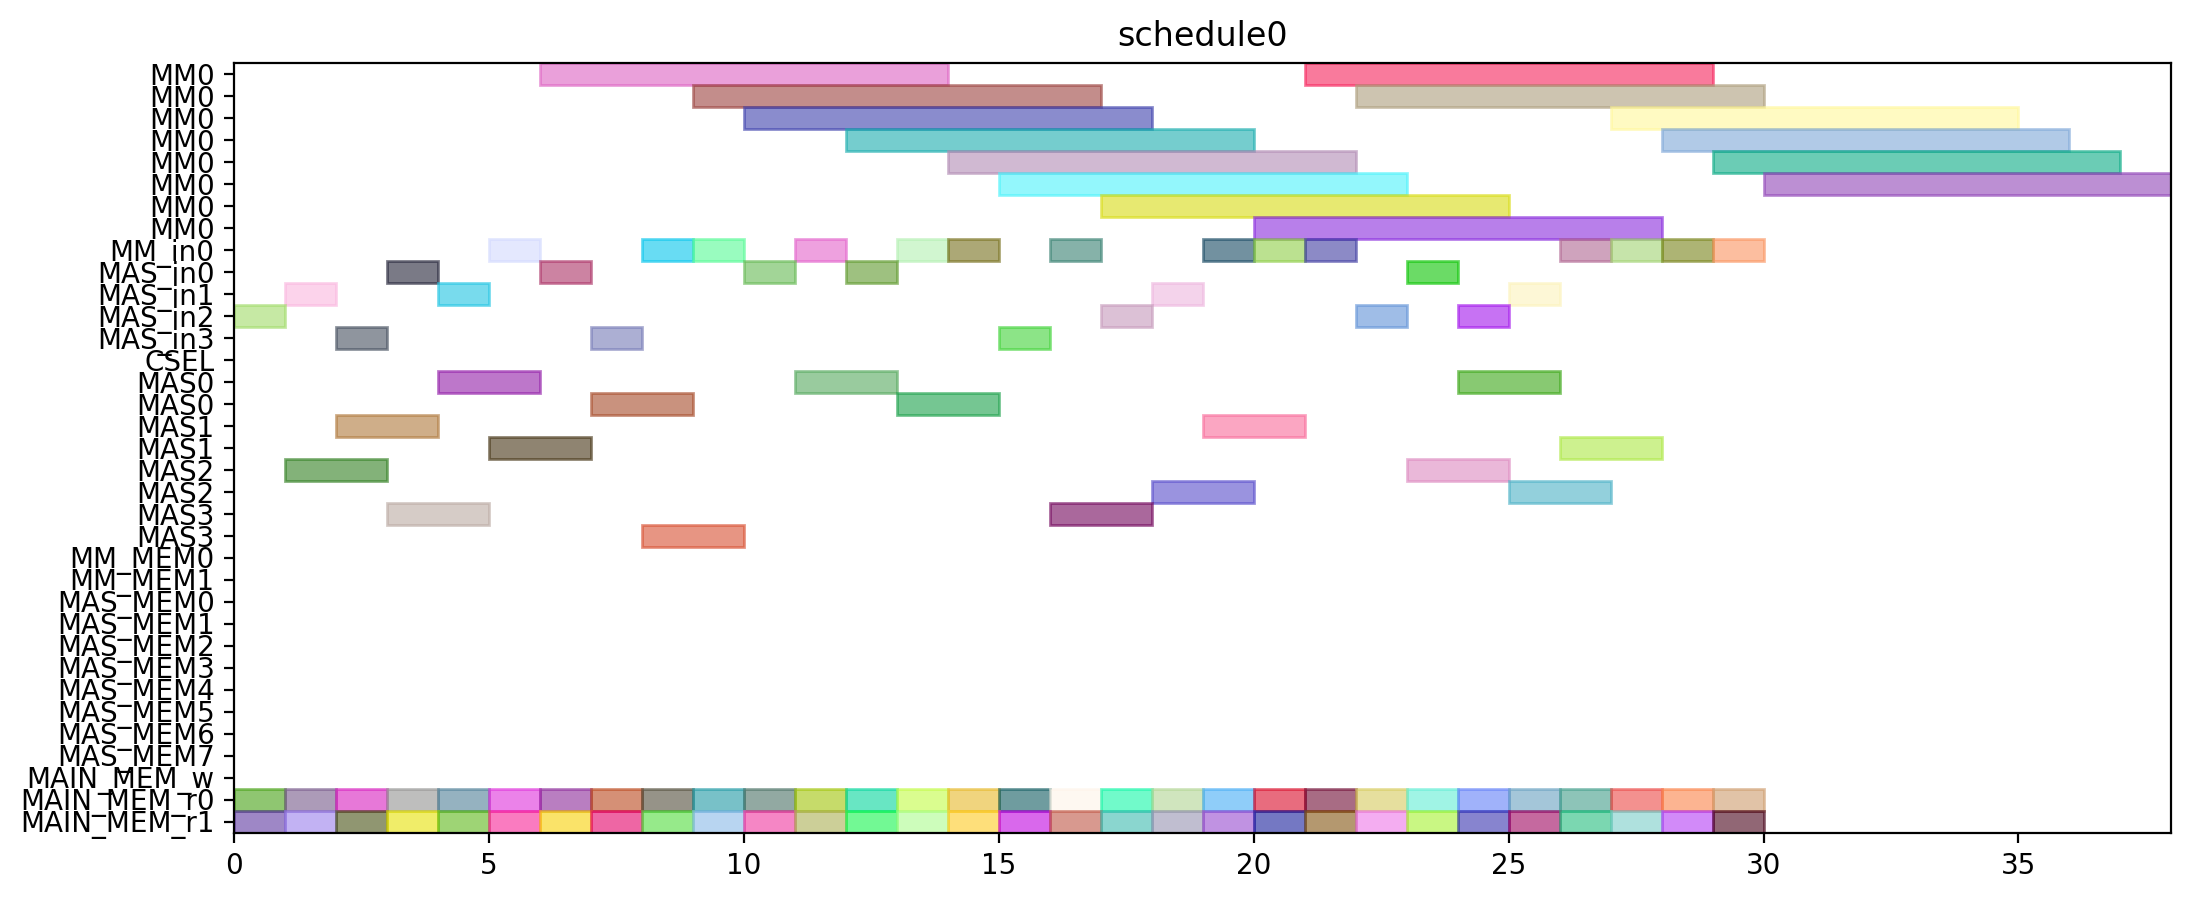

Here is the Python script that generated this plot:
from pyschedule import Scenario, solvers, plotters, alt


def solve():
	horizon = 120
	S = Scenario("schedule0", horizon=horizon)

	# resource
	MM = S.Resources('MM', num=1, size=8)
	MM_in = S.Resources('MM_in', num=1)
	MAS_in = S.Resources('MAS_in', num=4)
	CSEL = S.Resource('CSEL')
	MAS = S.Resources('MAS', num=4, size=2, periods=range(1, horizon))
	MM_MEM = S.Resources('MM_MEM', num=2)
	MAS_MEM = S.Resources('MAS_MEM', num=8)
	MAIN_MEM_w = S.Resource('MAIN_MEM_w', size=1)
	MAIN_MEM_r = S.Resources('MAIN_MEM_r', num=2)

	# result of previous scheduling

	# new tasks
	t1_t0 = S.Task('t1_t0', length=8, delay_cost=1)
	t1_t0 += alt(MM)
	t1_t0_in = S.Task('t1_t0_in', length=1, delay_cost=1)
	t1_t0_in += alt(MM_in)
	S += t1_t0_in*MM_in[0]<=t1_t0*MM[0]
	t1_t0_mem0 = S.Task('t1_t0_mem0', length=1, delay_cost=1)
	t1_t0_mem0 += MAIN_MEM_r[0]
	S += t1_t0_mem0 <= t1_t0

	t1_t0_mem1 = S.Task('t1_t0_mem1', length=1, delay_cost=1)
	t1_t0_mem1 += MAIN_MEM_r[1]
	S += t1_t0_mem1 <= t1_t0

	t1_t1 = S.Task('t1_t1', length=8, delay_cost=1)
	t1_t1 += alt(MM)
	t1_t1_in = S.Task('t1_t1_in', length=1, delay_cost=1)
	t1_t1_in += alt(MM_in)
	S += t1_t1_in*MM_in[0]<=t1_t1*MM[0]
	t1_t1_mem0 = S.Task('t1_t1_mem0', length=1, delay_cost=1)
	t1_t1_mem0 += MAIN_MEM_r[0]
	S += t1_t1_mem0 <= t1_t1

	t1_t1_mem1 = S.Task('t1_t1_mem1', length=1, delay_cost=1)
	t1_t1_mem1 += MAIN_MEM_r[1]
	S += t1_t1_mem1 <= t1_t1

	t1_t2 = S.Task('t1_t2', length=2, delay_cost=1)
	t1_t2 += alt(MAS)
	t1_t2_in = S.Task('t1_t2_in', length=1, delay_cost=1)
	t1_t2_in += alt(MAS_in)
	S += t1_t2_in*MAS_in[0]<=t1_t2*MAS[0]

	S += t1_t2_in*MAS_in[1]<=t1_t2*MAS[1]

	S += t1_t2_in*MAS_in[2]<=t1_t2*MAS[2]

	S += t1_t2_in*MAS_in[3]<=t1_t2*MAS[3]

	t1_t2_mem0 = S.Task('t1_t2_mem0', length=1, delay_cost=1)
	t1_t2_mem0 += MAIN_MEM_r[0]
	S += t1_t2_mem0 <= t1_t2

	t1_t2_mem1 = S.Task('t1_t2_mem1', length=1, delay_cost=1)
	t1_t2_mem1 += MAIN_MEM_r[1]
	S += t1_t2_mem1 <= t1_t2

	t1_t3 = S.Task('t1_t3', length=2, delay_cost=1)
	t1_t3 += alt(MAS)
	t1_t3_in = S.Task('t1_t3_in', length=1, delay_cost=1)
	t1_t3_in += alt(MAS_in)
	S += t1_t3_in*MAS_in[0]<=t1_t3*MAS[0]

	S += t1_t3_in*MAS_in[1]<=t1_t3*MAS[1]

	S += t1_t3_in*MAS_in[2]<=t1_t3*MAS[2]

	S += t1_t3_in*MAS_in[3]<=t1_t3*MAS[3]

	t1_t3_mem0 = S.Task('t1_t3_mem0', length=1, delay_cost=1)
	t1_t3_mem0 += MAIN_MEM_r[0]
	S += t1_t3_mem0 <= t1_t3

	t1_t3_mem1 = S.Task('t1_t3_mem1', length=1, delay_cost=1)
	t1_t3_mem1 += MAIN_MEM_r[1]
	S += t1_t3_mem1 <= t1_t3

	t2_t0 = S.Task('t2_t0', length=8, delay_cost=1)
	t2_t0 += alt(MM)
	t2_t0_in = S.Task('t2_t0_in', length=1, delay_cost=1)
	t2_t0_in += alt(MM_in)
	S += t2_t0_in*MM_in[0]<=t2_t0*MM[0]
	t2_t0_mem0 = S.Task('t2_t0_mem0', length=1, delay_cost=1)
	t2_t0_mem0 += MAIN_MEM_r[0]
	S += t2_t0_mem0 <= t2_t0

	t2_t0_mem1 = S.Task('t2_t0_mem1', length=1, delay_cost=1)
	t2_t0_mem1 += MAIN_MEM_r[1]
	S += t2_t0_mem1 <= t2_t0

	t2_t1 = S.Task('t2_t1', length=8, delay_cost=1)
	t2_t1 += alt(MM)
	t2_t1_in = S.Task('t2_t1_in', length=1, delay_cost=1)
	t2_t1_in += alt(MM_in)
	S += t2_t1_in*MM_in[0]<=t2_t1*MM[0]
	t2_t1_mem0 = S.Task('t2_t1_mem0', length=1, delay_cost=1)
	t2_t1_mem0 += MAIN_MEM_r[0]
	S += t2_t1_mem0 <= t2_t1

	t2_t1_mem1 = S.Task('t2_t1_mem1', length=1, delay_cost=1)
	t2_t1_mem1 += MAIN_MEM_r[1]
	S += t2_t1_mem1 <= t2_t1

	t2_t2 = S.Task('t2_t2', length=2, delay_cost=1)
	t2_t2 += alt(MAS)
	t2_t2_in = S.Task('t2_t2_in', length=1, delay_cost=1)
	t2_t2_in += alt(MAS_in)
	S += t2_t2_in*MAS_in[0]<=t2_t2*MAS[0]

	S += t2_t2_in*MAS_in[1]<=t2_t2*MAS[1]

	S += t2_t2_in*MAS_in[2]<=t2_t2*MAS[2]

	S += t2_t2_in*MAS_in[3]<=t2_t2*MAS[3]

	t2_t2_mem0 = S.Task('t2_t2_mem0', length=1, delay_cost=1)
	t2_t2_mem0 += MAIN_MEM_r[0]
	S += t2_t2_mem0 <= t2_t2

	t2_t2_mem1 = S.Task('t2_t2_mem1', length=1, delay_cost=1)
	t2_t2_mem1 += MAIN_MEM_r[1]
	S += t2_t2_mem1 <= t2_t2

	t2_t3 = S.Task('t2_t3', length=2, delay_cost=1)
	t2_t3 += alt(MAS)
	t2_t3_in = S.Task('t2_t3_in', length=1, delay_cost=1)
	t2_t3_in += alt(MAS_in)
	S += t2_t3_in*MAS_in[0]<=t2_t3*MAS[0]

	S += t2_t3_in*MAS_in[1]<=t2_t3*MAS[1]

	S += t2_t3_in*MAS_in[2]<=t2_t3*MAS[2]

	S += t2_t3_in*MAS_in[3]<=t2_t3*MAS[3]

	t2_t3_mem0 = S.Task('t2_t3_mem0', length=1, delay_cost=1)
	t2_t3_mem0 += MAIN_MEM_r[0]
	S += t2_t3_mem0 <= t2_t3

	t2_t3_mem1 = S.Task('t2_t3_mem1', length=1, delay_cost=1)
	t2_t3_mem1 += MAIN_MEM_r[1]
	S += t2_t3_mem1 <= t2_t3

	t0_t0 = S.Task('t0_t0', length=8, delay_cost=1)
	t0_t0 += alt(MM)
	t0_t0_in = S.Task('t0_t0_in', length=1, delay_cost=1)
	t0_t0_in += alt(MM_in)
	S += t0_t0_in*MM_in[0]<=t0_t0*MM[0]
	t0_t0_mem0 = S.Task('t0_t0_mem0', length=1, delay_cost=1)
	t0_t0_mem0 += MAIN_MEM_r[0]
	S += t0_t0_mem0 <= t0_t0

	t0_t0_mem1 = S.Task('t0_t0_mem1', length=1, delay_cost=1)
	t0_t0_mem1 += MAIN_MEM_r[1]
	S += t0_t0_mem1 <= t0_t0

	t0_t1 = S.Task('t0_t1', length=8, delay_cost=1)
	t0_t1 += alt(MM)
	t0_t1_in = S.Task('t0_t1_in', length=1, delay_cost=1)
	t0_t1_in += alt(MM_in)
	S += t0_t1_in*MM_in[0]<=t0_t1*MM[0]
	t0_t1_mem0 = S.Task('t0_t1_mem0', length=1, delay_cost=1)
	t0_t1_mem0 += MAIN_MEM_r[0]
	S += t0_t1_mem0 <= t0_t1

	t0_t1_mem1 = S.Task('t0_t1_mem1', length=1, delay_cost=1)
	t0_t1_mem1 += MAIN_MEM_r[1]
	S += t0_t1_mem1 <= t0_t1

	t0_t2 = S.Task('t0_t2', length=2, delay_cost=1)
	t0_t2 += alt(MAS)
	t0_t2_in = S.Task('t0_t2_in', length=1, delay_cost=1)
	t0_t2_in += alt(MAS_in)
	S += t0_t2_in*MAS_in[0]<=t0_t2*MAS[0]

	S += t0_t2_in*MAS_in[1]<=t0_t2*MAS[1]

	S += t0_t2_in*MAS_in[2]<=t0_t2*MAS[2]

	S += t0_t2_in*MAS_in[3]<=t0_t2*MAS[3]

	t0_t2_mem0 = S.Task('t0_t2_mem0', length=1, delay_cost=1)
	t0_t2_mem0 += MAIN_MEM_r[0]
	S += t0_t2_mem0 <= t0_t2

	t0_t2_mem1 = S.Task('t0_t2_mem1', length=1, delay_cost=1)
	t0_t2_mem1 += MAIN_MEM_r[1]
	S += t0_t2_mem1 <= t0_t2

	t0_t3 = S.Task('t0_t3', length=2, delay_cost=1)
	t0_t3 += alt(MAS)
	t0_t3_in = S.Task('t0_t3_in', length=1, delay_cost=1)
	t0_t3_in += alt(MAS_in)
	S += t0_t3_in*MAS_in[0]<=t0_t3*MAS[0]

	S += t0_t3_in*MAS_in[1]<=t0_t3*MAS[1]

	S += t0_t3_in*MAS_in[2]<=t0_t3*MAS[2]

	S += t0_t3_in*MAS_in[3]<=t0_t3*MAS[3]

	t0_t3_mem0 = S.Task('t0_t3_mem0', length=1, delay_cost=1)
	t0_t3_mem0 += MAIN_MEM_r[0]
	S += t0_t3_mem0 <= t0_t3

	t0_t3_mem1 = S.Task('t0_t3_mem1', length=1, delay_cost=1)
	t0_t3_mem1 += MAIN_MEM_r[1]
	S += t0_t3_mem1 <= t0_t3

	t4_t0_t0 = S.Task('t4_t0_t0', length=8, delay_cost=1)
	t4_t0_t0 += alt(MM)
	t4_t0_t0_in = S.Task('t4_t0_t0_in', length=1, delay_cost=1)
	t4_t0_t0_in += alt(MM_in)
	S += t4_t0_t0_in*MM_in[0]<=t4_t0_t0*MM[0]
	t4_t0_t0_mem0 = S.Task('t4_t0_t0_mem0', length=1, delay_cost=1)
	t4_t0_t0_mem0 += MAIN_MEM_r[0]
	S += t4_t0_t0_mem0 <= t4_t0_t0

	t4_t0_t0_mem1 = S.Task('t4_t0_t0_mem1', length=1, delay_cost=1)
	t4_t0_t0_mem1 += MAIN_MEM_r[1]
	S += t4_t0_t0_mem1 <= t4_t0_t0

	t4_t0_t1 = S.Task('t4_t0_t1', length=8, delay_cost=1)
	t4_t0_t1 += alt(MM)
	t4_t0_t1_in = S.Task('t4_t0_t1_in', length=1, delay_cost=1)
	t4_t0_t1_in += alt(MM_in)
	S += t4_t0_t1_in*MM_in[0]<=t4_t0_t1*MM[0]
	t4_t0_t1_mem0 = S.Task('t4_t0_t1_mem0', length=1, delay_cost=1)
	t4_t0_t1_mem0 += MAIN_MEM_r[0]
	S += t4_t0_t1_mem0 <= t4_t0_t1

	t4_t0_t1_mem1 = S.Task('t4_t0_t1_mem1', length=1, delay_cost=1)
	t4_t0_t1_mem1 += MAIN_MEM_r[1]
	S += t4_t0_t1_mem1 <= t4_t0_t1

	t4_t0_t2 = S.Task('t4_t0_t2', length=2, delay_cost=1)
	t4_t0_t2 += alt(MAS)
	t4_t0_t2_in = S.Task('t4_t0_t2_in', length=1, delay_cost=1)
	t4_t0_t2_in += alt(MAS_in)
	S += t4_t0_t2_in*MAS_in[0]<=t4_t0_t2*MAS[0]

	S += t4_t0_t2_in*MAS_in[1]<=t4_t0_t2*MAS[1]

	S += t4_t0_t2_in*MAS_in[2]<=t4_t0_t2*MAS[2]

	S += t4_t0_t2_in*MAS_in[3]<=t4_t0_t2*MAS[3]

	t4_t0_t2_mem0 = S.Task('t4_t0_t2_mem0', length=1, delay_cost=1)
	t4_t0_t2_mem0 += MAIN_MEM_r[0]
	S += t4_t0_t2_mem0 <= t4_t0_t2

	t4_t0_t2_mem1 = S.Task('t4_t0_t2_mem1', length=1, delay_cost=1)
	t4_t0_t2_mem1 += MAIN_MEM_r[1]
	S += t4_t0_t2_mem1 <= t4_t0_t2

	t4_t0_t3 = S.Task('t4_t0_t3', length=2, delay_cost=1)
	t4_t0_t3 += alt(MAS)
	t4_t0_t3_in = S.Task('t4_t0_t3_in', length=1, delay_cost=1)
	t4_t0_t3_in += alt(MAS_in)
	S += t4_t0_t3_in*MAS_in[0]<=t4_t0_t3*MAS[0]

	S += t4_t0_t3_in*MAS_in[1]<=t4_t0_t3*MAS[1]

	S += t4_t0_t3_in*MAS_in[2]<=t4_t0_t3*MAS[2]

	S += t4_t0_t3_in*MAS_in[3]<=t4_t0_t3*MAS[3]

	t4_t0_t3_mem0 = S.Task('t4_t0_t3_mem0', length=1, delay_cost=1)
	t4_t0_t3_mem0 += MAIN_MEM_r[0]
	S += t4_t0_t3_mem0 <= t4_t0_t3

	t4_t0_t3_mem1 = S.Task('t4_t0_t3_mem1', length=1, delay_cost=1)
	t4_t0_t3_mem1 += MAIN_MEM_r[1]
	S += t4_t0_t3_mem1 <= t4_t0_t3

	t4_t1_t0 = S.Task('t4_t1_t0', length=8, delay_cost=1)
	t4_t1_t0 += alt(MM)
	t4_t1_t0_in = S.Task('t4_t1_t0_in', length=1, delay_cost=1)
	t4_t1_t0_in += alt(MM_in)
	S += t4_t1_t0_in*MM_in[0]<=t4_t1_t0*MM[0]
	t4_t1_t0_mem0 = S.Task('t4_t1_t0_mem0', length=1, delay_cost=1)
	t4_t1_t0_mem0 += MAIN_MEM_r[0]
	S += t4_t1_t0_mem0 <= t4_t1_t0

	t4_t1_t0_mem1 = S.Task('t4_t1_t0_mem1', length=1, delay_cost=1)
	t4_t1_t0_mem1 += MAIN_MEM_r[1]
	S += t4_t1_t0_mem1 <= t4_t1_t0

	t4_t1_t1 = S.Task('t4_t1_t1', length=8, delay_cost=1)
	t4_t1_t1 += alt(MM)
	t4_t1_t1_in = S.Task('t4_t1_t1_in', length=1, delay_cost=1)
	t4_t1_t1_in += alt(MM_in)
	S += t4_t1_t1_in*MM_in[0]<=t4_t1_t1*MM[0]
	t4_t1_t1_mem0 = S.Task('t4_t1_t1_mem0', length=1, delay_cost=1)
	t4_t1_t1_mem0 += MAIN_MEM_r[0]
	S += t4_t1_t1_mem0 <= t4_t1_t1

	t4_t1_t1_mem1 = S.Task('t4_t1_t1_mem1', length=1, delay_cost=1)
	t4_t1_t1_mem1 += MAIN_MEM_r[1]
	S += t4_t1_t1_mem1 <= t4_t1_t1

	t4_t1_t2 = S.Task('t4_t1_t2', length=2, delay_cost=1)
	t4_t1_t2 += alt(MAS)
	t4_t1_t2_in = S.Task('t4_t1_t2_in', length=1, delay_cost=1)
	t4_t1_t2_in += alt(MAS_in)
	S += t4_t1_t2_in*MAS_in[0]<=t4_t1_t2*MAS[0]

	S += t4_t1_t2_in*MAS_in[1]<=t4_t1_t2*MAS[1]

	S += t4_t1_t2_in*MAS_in[2]<=t4_t1_t2*MAS[2]

	S += t4_t1_t2_in*MAS_in[3]<=t4_t1_t2*MAS[3]

	t4_t1_t2_mem0 = S.Task('t4_t1_t2_mem0', length=1, delay_cost=1)
	t4_t1_t2_mem0 += MAIN_MEM_r[0]
	S += t4_t1_t2_mem0 <= t4_t1_t2

	t4_t1_t2_mem1 = S.Task('t4_t1_t2_mem1', length=1, delay_cost=1)
	t4_t1_t2_mem1 += MAIN_MEM_r[1]
	S += t4_t1_t2_mem1 <= t4_t1_t2

	t4_t1_t3 = S.Task('t4_t1_t3', length=2, delay_cost=1)
	t4_t1_t3 += alt(MAS)
	t4_t1_t3_in = S.Task('t4_t1_t3_in', length=1, delay_cost=1)
	t4_t1_t3_in += alt(MAS_in)
	S += t4_t1_t3_in*MAS_in[0]<=t4_t1_t3*MAS[0]

	S += t4_t1_t3_in*MAS_in[1]<=t4_t1_t3*MAS[1]

	S += t4_t1_t3_in*MAS_in[2]<=t4_t1_t3*MAS[2]

	S += t4_t1_t3_in*MAS_in[3]<=t4_t1_t3*MAS[3]

	t4_t1_t3_mem0 = S.Task('t4_t1_t3_mem0', length=1, delay_cost=1)
	t4_t1_t3_mem0 += MAIN_MEM_r[0]
	S += t4_t1_t3_mem0 <= t4_t1_t3

	t4_t1_t3_mem1 = S.Task('t4_t1_t3_mem1', length=1, delay_cost=1)
	t4_t1_t3_mem1 += MAIN_MEM_r[1]
	S += t4_t1_t3_mem1 <= t4_t1_t3

	t4_t2_t0 = S.Task('t4_t2_t0', length=8, delay_cost=1)
	t4_t2_t0 += alt(MM)
	t4_t2_t0_in = S.Task('t4_t2_t0_in', length=1, delay_cost=1)
	t4_t2_t0_in += alt(MM_in)
	S += t4_t2_t0_in*MM_in[0]<=t4_t2_t0*MM[0]
	t4_t2_t0_mem0 = S.Task('t4_t2_t0_mem0', length=1, delay_cost=1)
	t4_t2_t0_mem0 += MAIN_MEM_r[0]
	S += t4_t2_t0_mem0 <= t4_t2_t0

	t4_t2_t0_mem1 = S.Task('t4_t2_t0_mem1', length=1, delay_cost=1)
	t4_t2_t0_mem1 += MAIN_MEM_r[1]
	S += t4_t2_t0_mem1 <= t4_t2_t0

	t4_t2_t1 = S.Task('t4_t2_t1', length=8, delay_cost=1)
	t4_t2_t1 += alt(MM)
	t4_t2_t1_in = S.Task('t4_t2_t1_in', length=1, delay_cost=1)
	t4_t2_t1_in += alt(MM_in)
	S += t4_t2_t1_in*MM_in[0]<=t4_t2_t1*MM[0]
	t4_t2_t1_mem0 = S.Task('t4_t2_t1_mem0', length=1, delay_cost=1)
	t4_t2_t1_mem0 += MAIN_MEM_r[0]
	S += t4_t2_t1_mem0 <= t4_t2_t1

	t4_t2_t1_mem1 = S.Task('t4_t2_t1_mem1', length=1, delay_cost=1)
	t4_t2_t1_mem1 += MAIN_MEM_r[1]
	S += t4_t2_t1_mem1 <= t4_t2_t1

	t4_t2_t2 = S.Task('t4_t2_t2', length=2, delay_cost=1)
	t4_t2_t2 += alt(MAS)
	t4_t2_t2_in = S.Task('t4_t2_t2_in', length=1, delay_cost=1)
	t4_t2_t2_in += alt(MAS_in)
	S += t4_t2_t2_in*MAS_in[0]<=t4_t2_t2*MAS[0]

	S += t4_t2_t2_in*MAS_in[1]<=t4_t2_t2*MAS[1]

	S += t4_t2_t2_in*MAS_in[2]<=t4_t2_t2*MAS[2]

	S += t4_t2_t2_in*MAS_in[3]<=t4_t2_t2*MAS[3]

	t4_t2_t2_mem0 = S.Task('t4_t2_t2_mem0', length=1, delay_cost=1)
	t4_t2_t2_mem0 += MAIN_MEM_r[0]
	S += t4_t2_t2_mem0 <= t4_t2_t2

	t4_t2_t2_mem1 = S.Task('t4_t2_t2_mem1', length=1, delay_cost=1)
	t4_t2_t2_mem1 += MAIN_MEM_r[1]
	S += t4_t2_t2_mem1 <= t4_t2_t2

	t4_t2_t3 = S.Task('t4_t2_t3', length=2, delay_cost=1)
	t4_t2_t3 += alt(MAS)
	t4_t2_t3_in = S.Task('t4_t2_t3_in', length=1, delay_cost=1)
	t4_t2_t3_in += alt(MAS_in)
	S += t4_t2_t3_in*MAS_in[0]<=t4_t2_t3*MAS[0]

	S += t4_t2_t3_in*MAS_in[1]<=t4_t2_t3*MAS[1]

	S += t4_t2_t3_in*MAS_in[2]<=t4_t2_t3*MAS[2]

	S += t4_t2_t3_in*MAS_in[3]<=t4_t2_t3*MAS[3]

	t4_t2_t3_mem0 = S.Task('t4_t2_t3_mem0', length=1, delay_cost=1)
	t4_t2_t3_mem0 += MAIN_MEM_r[0]
	S += t4_t2_t3_mem0 <= t4_t2_t3

	t4_t2_t3_mem1 = S.Task('t4_t2_t3_mem1', length=1, delay_cost=1)
	t4_t2_t3_mem1 += MAIN_MEM_r[1]
	S += t4_t2_t3_mem1 <= t4_t2_t3

	t4_t40 = S.Task('t4_t40', length=2, delay_cost=1)
	t4_t40 += alt(MAS)
	t4_t40_in = S.Task('t4_t40_in', length=1, delay_cost=1)
	t4_t40_in += alt(MAS_in)
	S += t4_t40_in*MAS_in[0]<=t4_t40*MAS[0]

	S += t4_t40_in*MAS_in[1]<=t4_t40*MAS[1]

	S += t4_t40_in*MAS_in[2]<=t4_t40*MAS[2]

	S += t4_t40_in*MAS_in[3]<=t4_t40*MAS[3]

	t4_t40_mem0 = S.Task('t4_t40_mem0', length=1, delay_cost=1)
	t4_t40_mem0 += MAIN_MEM_r[0]
	S += t4_t40_mem0 <= t4_t40

	t4_t40_mem1 = S.Task('t4_t40_mem1', length=1, delay_cost=1)
	t4_t40_mem1 += MAIN_MEM_r[1]
	S += t4_t40_mem1 <= t4_t40

	t4_t41 = S.Task('t4_t41', length=2, delay_cost=1)
	t4_t41 += alt(MAS)
	t4_t41_in = S.Task('t4_t41_in', length=1, delay_cost=1)
	t4_t41_in += alt(MAS_in)
	S += t4_t41_in*MAS_in[0]<=t4_t41*MAS[0]

	S += t4_t41_in*MAS_in[1]<=t4_t41*MAS[1]

	S += t4_t41_in*MAS_in[2]<=t4_t41*MAS[2]

	S += t4_t41_in*MAS_in[3]<=t4_t41*MAS[3]

	t4_t41_mem0 = S.Task('t4_t41_mem0', length=1, delay_cost=1)
	t4_t41_mem0 += MAIN_MEM_r[0]
	S += t4_t41_mem0 <= t4_t41

	t4_t41_mem1 = S.Task('t4_t41_mem1', length=1, delay_cost=1)
	t4_t41_mem1 += MAIN_MEM_r[1]
	S += t4_t41_mem1 <= t4_t41

	t4_t50 = S.Task('t4_t50', length=2, delay_cost=1)
	t4_t50 += alt(MAS)
	t4_t50_in = S.Task('t4_t50_in', length=1, delay_cost=1)
	t4_t50_in += alt(MAS_in)
	S += t4_t50_in*MAS_in[0]<=t4_t50*MAS[0]

	S += t4_t50_in*MAS_in[1]<=t4_t50*MAS[1]

	S += t4_t50_in*MAS_in[2]<=t4_t50*MAS[2]

	S += t4_t50_in*MAS_in[3]<=t4_t50*MAS[3]

	t4_t50_mem0 = S.Task('t4_t50_mem0', length=1, delay_cost=1)
	t4_t50_mem0 += MAIN_MEM_r[0]
	S += t4_t50_mem0 <= t4_t50

	t4_t50_mem1 = S.Task('t4_t50_mem1', length=1, delay_cost=1)
	t4_t50_mem1 += MAIN_MEM_r[1]
	S += t4_t50_mem1 <= t4_t50

	t4_t51 = S.Task('t4_t51', length=2, delay_cost=1)
	t4_t51 += alt(MAS)
	t4_t51_in = S.Task('t4_t51_in', length=1, delay_cost=1)
	t4_t51_in += alt(MAS_in)
	S += t4_t51_in*MAS_in[0]<=t4_t51*MAS[0]

	S += t4_t51_in*MAS_in[1]<=t4_t51*MAS[1]

	S += t4_t51_in*MAS_in[2]<=t4_t51*MAS[2]

	S += t4_t51_in*MAS_in[3]<=t4_t51*MAS[3]

	t4_t51_mem0 = S.Task('t4_t51_mem0', length=1, delay_cost=1)
	t4_t51_mem0 += MAIN_MEM_r[0]
	S += t4_t51_mem0 <= t4_t51

	t4_t51_mem1 = S.Task('t4_t51_mem1', length=1, delay_cost=1)
	t4_t51_mem1 += MAIN_MEM_r[1]
	S += t4_t51_mem1 <= t4_t51

	t4_t8_t0 = S.Task('t4_t8_t0', length=8, delay_cost=1)
	t4_t8_t0 += alt(MM)
	t4_t8_t0_in = S.Task('t4_t8_t0_in', length=1, delay_cost=1)
	t4_t8_t0_in += alt(MM_in)
	S += t4_t8_t0_in*MM_in[0]<=t4_t8_t0*MM[0]
	t4_t8_t0_mem0 = S.Task('t4_t8_t0_mem0', length=1, delay_cost=1)
	t4_t8_t0_mem0 += MAIN_MEM_r[0]
	S += t4_t8_t0_mem0 <= t4_t8_t0

	t4_t8_t0_mem1 = S.Task('t4_t8_t0_mem1', length=1, delay_cost=1)
	t4_t8_t0_mem1 += MAIN_MEM_r[1]
	S += t4_t8_t0_mem1 <= t4_t8_t0

	t4_t8_t1 = S.Task('t4_t8_t1', length=8, delay_cost=1)
	t4_t8_t1 += alt(MM)
	t4_t8_t1_in = S.Task('t4_t8_t1_in', length=1, delay_cost=1)
	t4_t8_t1_in += alt(MM_in)
	S += t4_t8_t1_in*MM_in[0]<=t4_t8_t1*MM[0]
	t4_t8_t1_mem0 = S.Task('t4_t8_t1_mem0', length=1, delay_cost=1)
	t4_t8_t1_mem0 += MAIN_MEM_r[0]
	S += t4_t8_t1_mem0 <= t4_t8_t1

	t4_t8_t1_mem1 = S.Task('t4_t8_t1_mem1', length=1, delay_cost=1)
	t4_t8_t1_mem1 += MAIN_MEM_r[1]
	S += t4_t8_t1_mem1 <= t4_t8_t1

	solvers.mip.solve(S,msg=1,kind='CPLEX',ratio_gap=1.01)

	solution = [['hoge']*len(S.solution()[1]) for i in range(len(S.solution()))]
	for i in range(len(S.solution())):
		for j in range(len(S.solution()[i])):
			solution[i][j]=str(S.solution()[i][j])
	print(solution)

	cycles = int(solution[-1][3])

	pic_file_name = "/mnt/rose/usr1/fukuda/ABE/multiRAM_multiMAS_16mux/scheduling_result/stage8MM1_stage2MAS4/SPARSE/schedule0.png"
	if(S.solution() != []):
		plotters.matplotlib.plot(S,img_filename=pic_file_name, show_task_labels=False, fig_size=(cycles*0.25+3, 5))

	return solution
